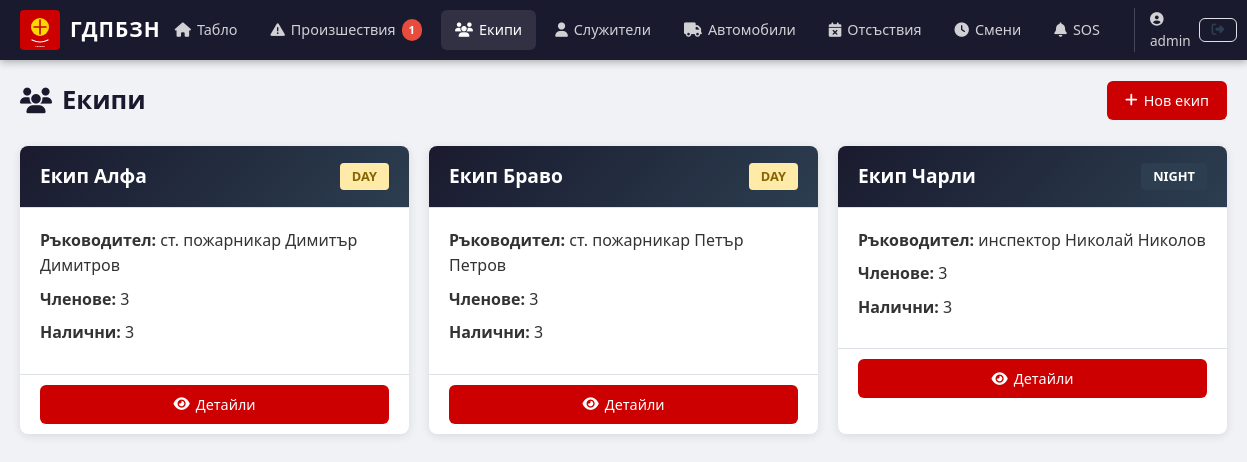
The page /teams (signed in) on the database its author committed.
### models.py (models this page shows, shortened)
class User(UserMixin, db.Model):
    __tablename__ = 'users'
    id = db.Column(db.Integer, primary_key=True)
    username = db.Column(db.String(64), unique=True, nullable=False)
    email = db.Column(db.String(120), unique=True, nullable=False)
    password_hash = db.Column(db.String(256), nullable=False)
    role = db.Column(db.String(20), default='user')
    created_at = db.Column(db.DateTime, default=datetime.utcnow)
    employee = db.relationship('Employee', backref='user', uselist=False)

class Team(db.Model):
    __tablename__ = 'teams'
    id = db.Column(db.Integer, primary_key=True)
    name = db.Column(db.String(100), nullable=False)
    shift = db.Column(db.String(20), nullable=False)
    leader_id = db.Column(db.Integer, db.ForeignKey('employees.id'), nullable=True)
    is_active = db.Column(db.Boolean, default=True)
    created_at = db.Column(db.DateTime, default=datetime.utcnow)
    assignments = db.relationship('TeamAssignment', backref='team', lazy=True)
    incidents = db.relationship('Incident', backref='team', lazy=True)
    @property
    def member_count(self):
        return TeamAssignment.query.filter_by(team_id=self.id, is_active=True).count()
    @property
    def available_members(self):
        today = date.today()
        assignments = TeamAssignment.query.filter_by(team_id=self.id, is_active=True).all()
        available = []
        for ass in assignments:
            emp = ass.employee
            if emp.is_active and emp.current_status == 'available':
                available.append(emp)
        return available

class Rank(db.Model):
    __tablename__ = 'ranks'
    id = db.Column(db.Integer, primary_key=True)
    name = db.Column(db.String(100), nullable=False)
    abbreviation = db.Column(db.String(10), nullable=False)
    employees = db.relationship('Employee', backref='rank', lazy=True)

class Employee(db.Model):
    __tablename__ = 'employees'
    id = db.Column(db.Integer, primary_key=True)
    user_id = db.Column(db.Integer, db.ForeignKey('users.id'), nullable=True)
    first_name = db.Column(db.String(100), nullable=False)
    last_name = db.Column(db.String(100), nullable=False)
    rank_id = db.Column(db.Integer, db.ForeignKey('ranks.id'), nullable=True)
    phone = db.Column(db.String(20), nullable=True)
    email = db.Column(db.String(120), nullable=True)
    is_active = db.Column(db.Boolean, default=True)
    photo = db.Column(db.String(255), nullable=True)
    created_at = db.Column(db.DateTime, default=datetime.utcnow)
    team_assignments = db.relationship('TeamAssignment', backref='employee', lazy=True)
    absences = db.relationship('Absence', backref='employee', lazy=True)
    tasks = db.relationship('TaskAssignment', backref='employee', lazy=True)
    team_leader = db.relationship('Team', backref='leader', lazy=True, foreign_keys='Team.leader_id')
    @property
    def full_name(self):
        rank_abbr = f"{self.rank.abbreviation} " if self.rank else ""
        return f"{rank_abbr}{self.first_name} {self.last_name}"
    @property
    def current_status(self):
        active_absence = Absence.query.filter(
            Absence.employee_id == self.id,
            Absence.start_date <= date.today(),
            Absence.end_date >= date.today(),
            Absence.status == 'approved'
        ).first()
        if active_absence:
            return f"in_{active_absence.absence_type}"
        return "available"

### app.py (the view)
@app.route('/teams')
@login_required
def team_list():
    teams = Team.query.all()
    return render_template('teams/list.html', teams=teams)

### app.py (called while the page is built)
@login_manager.user_loader
def load_user(user_id):
    return User.query.get(int(user_id))

@app.context_processor
def inject_now():
    return {
        'now': datetime.utcnow(),
        'today': date.today(),
        'active_incidents': Incident.query.filter(
            Incident.status.in_(['reported', 'dispatched', 'on_scene', 'in_progress'])
        ).count()
    }

### templates/teams/list.html (shortened to what this page needs)
{% extends "base.html" %}
{% block content %}
<div class="page-header">
    <h1><i class="fas fa-users"></i> Екипи</h1>
    {% if current_user.role == 'admin' %}
    <div class="header-actions">
        <a href="{{ url_for('team_create') }}" class="btn btn-primary">
            <i class="fas fa-plus"></i> Нов екип
        </a>
    </div>
    {% endif %}
</div>
<div class="team-grid">
    {% for team in teams %}
    <div class="team-card">
        <div class="team-header">
            <h2>{{ team.name }}</h2>
            <span class="shift-badge shift-{{ team.shift }}">{{ team.shift|upper }}</span>
        </div>
        <div class="team-body">
            <p><strong>Ръководител:</strong> {{ team.leader.full_name if team.leader else '—' }}</p>
            <p><strong>Членове:</strong> {{ team.member_count }}</p>
            <p><strong>Налични:</strong> {{ team.available_members|length }}</p>
        </div>
        <div class="team-footer">
            <a href="{{ url_for('team_detail', id=team.id) }}" class="btn btn-primary btn-block">
                <i class="fas fa-eye"></i> Детайли
            </a>
        </div>
    </div>
    {% endfor %}
</div>
{% endblock %}

### templates/base.html (shortened to what this page needs)
<!DOCTYPE html>
<html lang="bg">
<head>
    <link rel="stylesheet" href="{{ url_for('static', filename='css/style.css') }}">
    <link rel="stylesheet" href="https://unpkg.com/leaflet@1.9.4/dist/leaflet.css" />
    <link rel="stylesheet" href="https://cdnjs.cloudflare.com/ajax/libs/font-awesome/6.5.1/css/all.min.css">
</head>
<body>
    {% if current_user.is_authenticated %}
    <nav class="navbar">
        <div class="nav-brand">
            <a href="{{ url_for('dashboard') }}">
                <img src="{{ url_for('static', filename='img/logo.svg') }}" alt="ГДПБЗН" height="40">
                <span class="nav-title">ГДПБЗН</span>
            </a>
        </div>
        <div class="nav-menu">
            <a href="{{ url_for('dashboard') }}" class="nav-link {% if request.endpoint == 'dashboard' %}active{% endif %}">
                <i class="fas fa-home"></i> Табло
            </a>
            <a href="{{ url_for('incident_list') }}" class="nav-link {% if request.endpoint and 'incident' in request.endpoint and request.endpoint != 'incident_create' %}active{% endif %}">
                <i class="fas fa-exclamation-triangle"></i> Произшествия
                {% if active_incidents > 0 %}
                <span class="badge badge-danger">{{ active_incidents }}</span>
                {% endif %}
            </a>
            <a href="{{ url_for('team_list') }}" class="nav-link {% if request.endpoint and 'team' in request.endpoint %}active{% endif %}">
                <i class="fas fa-users"></i> Екипи
            </a>
            <a href="{{ url_for('employee_list') }}" class="nav-link {% if request.endpoint and 'employee' in request.endpoint %}active{% endif %}">
                <i class="fas fa-user"></i> Служители
            </a>
            <a href="{{ url_for('vehicle_list') }}" class="nav-link {% if request.endpoint and 'vehicle' in request.endpoint %}active{% endif %}">
                <i class="fas fa-truck"></i> Автомобили
            </a>
            <a href="{{ url_for('absence_list') }}" class="nav-link {% if request.endpoint and 'absence' in request.endpoint %}active{% endif %}">
                <i class="fas fa-calendar-times"></i> Отсъствия
            </a>
            <a href="{{ url_for('shift_list') }}" class="nav-link {% if request.endpoint and 'shift' in request.endpoint %}active{% endif %}">
                <i class="fas fa-clock"></i> Смени
            </a>
            <a href="{{ url_for('sos_list') }}" class="nav-link sos-link {% if request.endpoint and 'sos' in request.endpoint %}active{% endif %}">
                <i class="fas fa-bell"></i> SOS
            </a>
            <div class="nav-user">
                <span class="user-name"><i class="fas fa-user-circle"></i> {{ current_user.username }}</span>
                <a href="{{ url_for('logout') }}" class="btn btn-sm btn-outline"><i class="fas fa-sign-out-alt"></i></a>
            </div>
        </div>
    </nav>
    {% endif %}
    <main class="container">
        {% block content %}{% endblock %}
    </main>
</body>
</html>

### static/css/style.css (style rules this page uses)
:root { --primary: #cc0000; --primary-dark: #990000; --primary-light: #ff3333; --secondary: #2c3e50; --secondary-light: #34495e; --success: #27ae60; --warning: #f39c12; --danger: #e74c3c; --info: #2980b9; --dark: #1a1a2e; --light: #f8f9fa; --gray: #6c757d; --border: #dee2e6; --shadow: 0 2px 10px rgba(0,0,0,0.1); --radius: 8px; --transition: all 0.3s ease; }
* { margin: 0; padding: 0; box-sizing: border-box; }
body { font-family: 'Segoe UI', system-ui, -apple-system, sans-serif; background: #f0f2f5; color: #333; line-height: 1.6; }
.container { max-width: 1400px; margin: 0 auto; padding: 20px; }
.navbar { background: var(--dark); color: white; padding: 0 20px; display: flex; align-items: center; justify-content: space-between; height: 60px; position: sticky; top: 0; z-index: 1000; box-shadow: 0 2px 8px rgba(0,0,0,0.3); }
.nav-brand a { display: flex; align-items: center; gap: 10px; color: white; text-decoration: none; }
.nav-title { font-size: 1.3rem; font-weight: 700; letter-spacing: 1px; }
.nav-menu { display: flex; align-items: center; gap: 5px; }
.nav-link { color: rgba(255,255,255,0.8); text-decoration: none; padding: 8px 14px; border-radius: 6px; font-size: 0.9rem; transition: var(--transition); display: flex; align-items: center; gap: 6px; }
.nav-link:hover, .nav-link.active { background: rgba(255,255,255,0.1); color: white; }
.nav-link .badge { background: var(--danger); color: white; font-size: 0.7rem; padding: 2px 7px; border-radius: 10px; font-weight: 700; }
.sos-link { animation: sosPulse 2s infinite; }
.nav-user { display: flex; align-items: center; gap: 8px; margin-left: 15px; padding-left: 15px; border-left: 1px solid rgba(255,255,255,0.2); }
.user-name { font-size: 0.85rem; color: rgba(255,255,255,0.8); }
.page-header { display: flex; align-items: center; justify-content: space-between; margin-bottom: 25px; flex-wrap: wrap; gap: 10px; }
.page-header h1 { font-size: 1.6rem; font-weight: 700; color: var(--dark); display: flex; align-items: center; gap: 10px; }
.header-actions { display: flex; gap: 8px; flex-wrap: wrap; }
.btn { display: inline-flex; align-items: center; gap: 6px; padding: 8px 18px; border: none; border-radius: 6px; font-size: 0.9rem; font-weight: 500; cursor: pointer; text-decoration: none; transition: var(--transition); }
.btn-sm { padding: 5px 12px; font-size: 0.8rem; }
.btn-block { width: 100%; justify-content: center; }
.btn-primary { background: var(--primary); color: white; }
.btn-outline { background: transparent; color: var(--secondary); border: 1px solid var(--border); }
.shift-badge { display: inline-block; padding: 3px 12px; border-radius: 4px; font-size: 0.8rem; font-weight: 700; }
.shift-day { background: #ffeaa7; color: #856404; }
.shift-night { background: #2c3e50; color: white; }
.team-grid { display: grid; grid-template-columns: repeat(auto-fill, minmax(300px, 1fr)); gap: 20px; }
.team-card { background: white; border-radius: var(--radius); box-shadow: var(--shadow); overflow: hidden; }
.team-header { padding: 15px 20px; border-bottom: 1px solid var(--border); display: flex; align-items: center; justify-content: space-between; background: linear-gradient(135deg, var(--dark), var(--secondary)); color: white; }
.team-header h2 { font-size: 1.2rem; }
.team-body { padding: 20px; }
.team-body p { margin-bottom: 8px; }
.team-footer { padding: 10px 20px; border-top: 1px solid var(--border); }

### rows shown on the page
User: username "admin"
Team: name "Екип Алфа", shift "DAY", leader "ст. пожарникар Димитър Димитров", member_count "3", available_members|length "3"
Team: name "Екип Браво", shift "DAY", leader "ст. пожарникар Петър Петров", member_count "3", available_members|length "3"
Team: name "Екип Чарли", shift "NIGHT", leader "инспектор Николай Николов", member_count "3", available_members|length "3"

### other values the page prints
{{ active_incidents }} "1"
